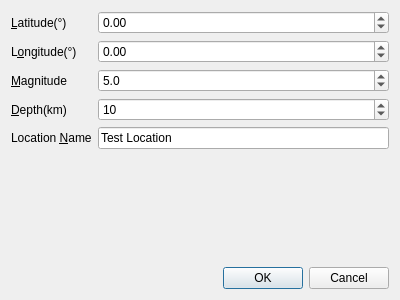
<?xml version="1.0" encoding="UTF-8"?>
<ui version="4.0">
 <class>TestEEWDialog</class>
 <widget class="QDialog" name="TestEEWDialog">
  <property name="geometry">
   <rect>
    <x>0</x>
    <y>0</y>
    <width>400</width>
    <height>300</height>
   </rect>
  </property>
  <property name="windowTitle">
   <string>Test EEW</string>
  </property>
  <layout class="QVBoxLayout" name="verticalLayout">
   <item>
    <layout class="QFormLayout" name="formLayout">
     <item row="0" column="0">
      <widget class="QLabel" name="label">
       <property name="text">
        <string>&amp;Latitude(°)</string>
       </property>
       <property name="buddy">
        <cstring>spinLatitude</cstring>
       </property>
      </widget>
     </item>
     <item row="0" column="1">
      <widget class="QDoubleSpinBox" name="spinLatitude">
       <property name="minimum">
        <double>-90.000000000000000</double>
       </property>
       <property name="maximum">
        <double>90.000000000000000</double>
       </property>
      </widget>
     </item>
     <item row="1" column="0">
      <widget class="QLabel" name="label_2">
       <property name="text">
        <string>L&amp;ongitude(°)</string>
       </property>
       <property name="buddy">
        <cstring>spinLongitude</cstring>
       </property>
      </widget>
     </item>
     <item row="1" column="1">
      <widget class="QDoubleSpinBox" name="spinLongitude">
       <property name="minimum">
        <double>-180.000000000000000</double>
       </property>
       <property name="maximum">
        <double>180.000000000000000</double>
       </property>
      </widget>
     </item>
     <item row="2" column="0">
      <widget class="QLabel" name="label_3">
       <property name="text">
        <string>&amp;Magnitude</string>
       </property>
       <property name="buddy">
        <cstring>spinMagnitude</cstring>
       </property>
      </widget>
     </item>
     <item row="2" column="1">
      <widget class="QDoubleSpinBox" name="spinMagnitude">
       <property name="decimals">
        <number>1</number>
       </property>
       <property name="maximum">
        <double>10.000000000000000</double>
       </property>
       <property name="value">
        <double>5.000000000000000</double>
       </property>
      </widget>
     </item>
     <item row="3" column="0">
      <widget class="QLabel" name="label_4">
       <property name="text">
        <string>&amp;Depth(km)</string>
       </property>
       <property name="buddy">
        <cstring>spinDepth</cstring>
       </property>
      </widget>
     </item>
     <item row="3" column="1">
      <widget class="QDoubleSpinBox" name="spinDepth">
       <property name="decimals">
        <number>0</number>
       </property>
       <property name="maximum">
        <double>700.000000000000000</double>
       </property>
       <property name="value">
        <double>10.000000000000000</double>
       </property>
      </widget>
     </item>
     <item row="4" column="0">
      <widget class="QLabel" name="label_5">
       <property name="text">
        <string>Location &amp;Name</string>
       </property>
       <property name="buddy">
        <cstring>editLocation</cstring>
       </property>
      </widget>
     </item>
     <item row="4" column="1">
      <widget class="QLineEdit" name="editLocation">
       <property name="text">
        <string>Test Location</string>
       </property>
      </widget>
     </item>
    </layout>
   </item>
   <item>
    <widget class="QDialogButtonBox" name="buttonBox">
     <property name="orientation">
      <enum>Qt::Horizontal</enum>
     </property>
     <property name="standardButtons">
      <set>QDialogButtonBox::Cancel|QDialogButtonBox::Ok</set>
     </property>
    </widget>
   </item>
  </layout>
 </widget>
 <resources/>
 <connections>
  <connection>
   <sender>buttonBox</sender>
   <signal>accepted()</signal>
   <receiver>TestEEWDialog</receiver>
   <slot>accept()</slot>
   <hints>
    <hint type="sourcelabel">
     <x>248</x>
     <y>254</y>
    </hint>
    <hint type="destinationlabel">
     <x>157</x>
     <y>274</y>
    </hint>
   </hints>
  </connection>
  <connection>
   <sender>buttonBox</sender>
   <signal>rejected()</signal>
   <receiver>TestEEWDialog</receiver>
   <slot>reject()</slot>
   <hints>
    <hint type="sourcelabel">
     <x>316</x>
     <y>260</y>
    </hint>
    <hint type="destinationlabel">
     <x>286</x>
     <y>274</y>
    </hint>
   </hints>
  </connection>
 </connections>
</ui>
